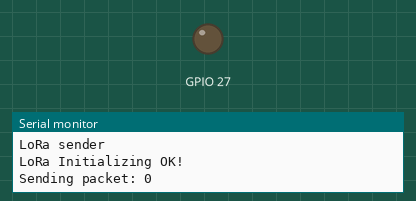
A program run on a simulated ESP32. On the bench: output pins drawn as LEDs (lit = HIGH), the last lines printed to the serial monitor. No radio packets arrive unless stated.

Above: at 5.2 s.
At 10.39 s:
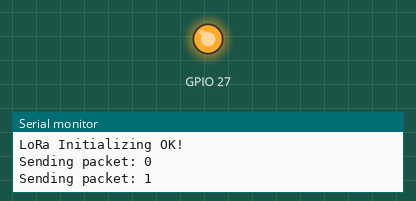
Timing chart, 0 to 13.4 s (numbered marks = the images above):
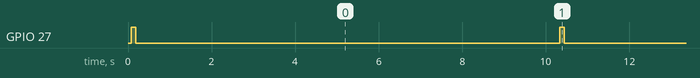

The program:

main.cpp
```cpp
/*********
  Modified from the examples of the Arduino LoRa library
  More resources: https://randomnerdtutorials.com
*********/

/*
 *  project 50-lora01 --- main.cpp
 */

#include <Arduino.h>

#include <LoRa.h>
#include <SPI.h>


/*
 *  Constants defined in platformio.ini
 *  Valid for send and receive
 *      SERIAL_BAUD     Baud rate del port serie
 *      RFM_FREQ        LoRa frequency 433E6, 866E6 or 915E6
 *      RFM_SS          Slave Select for SPI
 *      RFM_RST         Reset for RFM95
 *      RFM_DIO0        Data Input Output of RFM95
 *      LORA_SYNC       Synchronize word between Lora send and rcv - 0 to 0xFF
 *      SEND_DELAY      Delay between each sending
 *  Different for send and rcv
 *      LORA_SEND       1 for sending, 0 for receiving
 */

static void
pulse_led(void)
{
    digitalWrite(LED, HIGH);
    delay(100);
    digitalWrite(LED, LOW);
    delay(100);
}


void
setup(void)
{
    // initialize Serial Monitor
    pinMode(LED, OUTPUT);
    Serial.begin(SERIAL_BAUD);
    while (!Serial)
    ;
#if LORA_SEND==1
    Serial.println("LoRa sender");
#else
    Serial.println("Lora receiver");
#endif

    // setup LoRa transceiver module
    LoRa.setPins(RFM_SS, RFM_RST, RFM_DIO0);

    while (!LoRa.begin(RFM_FREQ))
    {
        Serial.print(".");
        delay(500);
    }
    Serial.println();
    LoRa.setSyncWord(LORA_SYNC);
    Serial.println("LoRa Initializing OK!");
}

#if LORA_SEND==1

static void
lora_loop(void)
{
    static int counter = 0;

    Serial.print("Sending packet: ");
    Serial.println(counter);

    // Send LoRa packet to receiver
    LoRa.beginPacket();
    LoRa.print("hello ");
    LoRa.print(counter);
    LoRa.endPacket();

    counter++;
    pulse_led();

    delay(SEND_DELAY);
}

#else

static void
lora_loop(void)
{
    // try to parse packet
    int packetSize = LoRa.parsePacket();
    if (packetSize)
    {
        // received a packet
        Serial.print("Received packet '");

        // read packet
        while (LoRa.available())
        {
            String LoRaData = LoRa.readString();
            Serial.print(LoRaData);
        }

        // print RSSI of packet
        Serial.print("' with RSSI ");
        Serial.println(LoRa.packetRssi());

        pulse_led();
    }
}

#endif


void
loop(void)
{
    lora_loop();
}
```

Measured:
- by itself, GPIO 27: alternates HIGH for 0.10 s and LOW for 10.2 s
